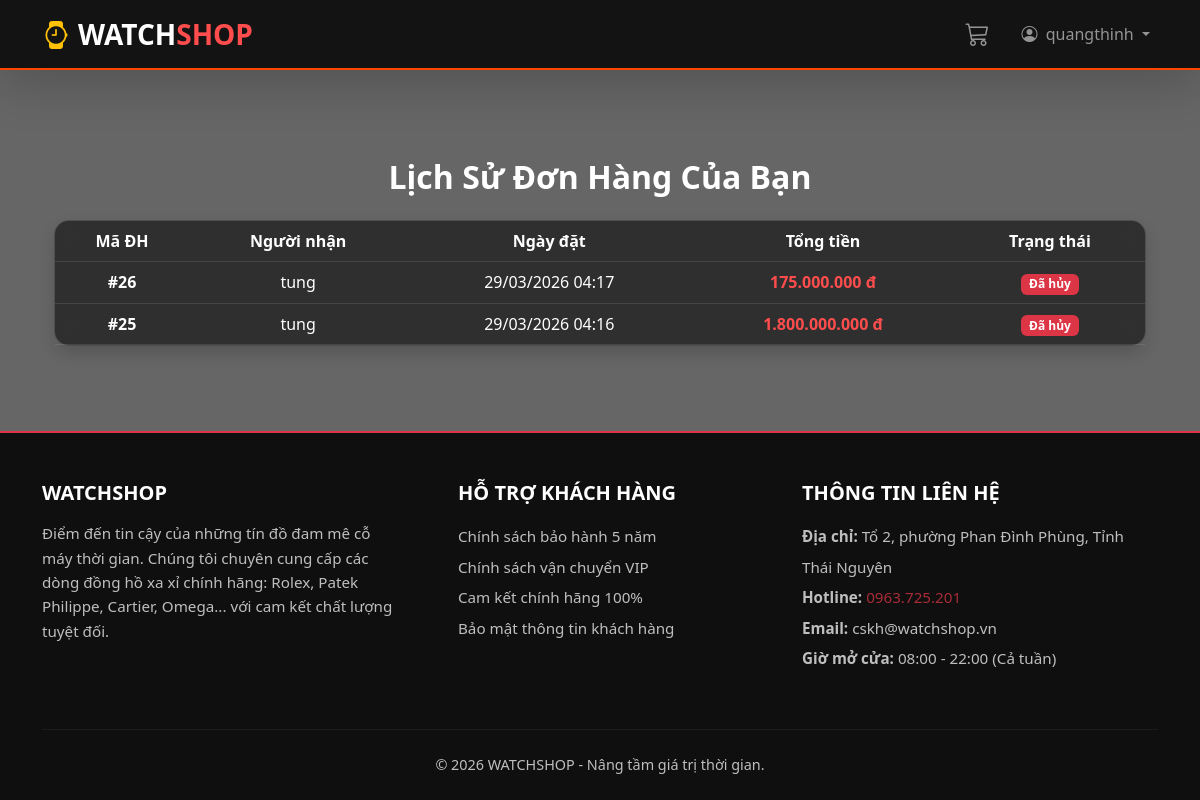
Page /history/ (signed in) on the committed database.
### products/models.py (models this page shows, shortened)
class Order(models.Model):
    STATUS_CHOICES = (
        ('Đang xử lý', 'Đang xử lý'),
        ('Chờ xác nhận CK', 'Chờ xác nhận CK'),
        ('Đã thanh toán (Thẻ)', 'Đã thanh toán (Thẻ)'),
        ('Đã xác nhận', 'Đã xác nhận'),
        ('Đang giao hàng', 'Đang giao hàng'),
        ('Hoàn thành', 'Hoàn thành'),
        ('Đã hủy', 'Đã hủy'),
    )
    fullname = models.CharField(max_length=100)
    phone = models.CharField(max_length=20)
    address = models.TextField()
    payment_method = models.CharField(max_length=50)
    total_price = models.IntegerField(default=0)
    created_at = models.DateTimeField(auto_now_add=True)
    user = models.ForeignKey(User, on_delete=models.SET_NULL, null=True, blank=True)
    status = models.CharField(max_length=50, choices=STATUS_CHOICES, default='Đang xử lý')

### products/views.py (the view)
# urls.py: path('history/', views.order_history, name='order_history'),
@login_required(login_url='login')
def order_history(request):
    orders = Order.objects.filter(user=request.user).order_by('-created_at')
    return render(request, 'order_history.html', {'orders': orders})

### products/context_processors.py (called while the page is built)
def cart_processor(request):
    cart = request.session.get('cart', {})
    cart_count = 0
    for key, value in cart.items():
        cart_count += value.get('quantity', 1)
    return {'cart_count': cart_count}

### templates/order_history.html
{% extends 'base.html' %}
{% load humanize %}
{% block content %}
<div class="container mt-5">
    <h2 class="mb-4 fw-bold text-center">Lịch Sử Đơn Hàng Của Bạn</h2>
    <div class="card shadow border-0">
        <div class="card-body p-0">
            <table class="table table-hover mb-0 text-center align-middle">
                <thead class="table-dark">
                    <tr>
                        <th>Mã ĐH</th>
                        <th>Người nhận</th>
                        <th>Ngày đặt</th>
                        <th>Tổng tiền</th>
                        <th>Trạng thái</th>
                    </tr>
                </thead>
                <tbody>
                    {% for order in orders %}
                    <tr>
                        <td class="fw-bold">#{{ order.id }}</td>
                        <td>{{ order.fullname }}</td>
                        <td>{{ order.created_at|date:"d/m/Y H:i" }}</td>
                        <td class="text-danger fw-bold">{{ order.total_price|intcomma }} đ</td>
                        <td>
                            {% if order.status == 'pending' %}
                                <span class="badge bg-warning text-dark">Đang xử lý</span>
                            {% elif order.status == 'approved' %}
                                <span class="badge bg-primary">Đã xác nhận</span>
                            {% elif order.status == 'delivering' %}
                                <span class="badge bg-info text-dark">Đang giao</span>
                            {% elif order.status == 'completed' %}
                                <span class="badge bg-success">Hoàn thành</span>
                            {% else %}
                                <span class="badge bg-danger">Đã hủy</span>
                            {% endif %}
                        </td>
                    </tr>
                    {% empty %}
                    <tr>
                        <td colspan="5" class="text-center py-4 text-muted">Bạn chưa có đơn hàng nào.</td>
                    </tr>
                    {% endfor %}
                </tbody>
            </table>
        </div>
    </div>
</div>
{% endblock %}

### templates/base.html (shortened to what this page needs)
<!DOCTYPE html>
<html lang="vi">
<head>
    <link href="https://cdn.jsdelivr.net/npm/bootstrap@5.3.0/dist/css/bootstrap.min.css" rel="stylesheet">
    <link rel="stylesheet" href="https://cdn.jsdelivr.net/npm/bootstrap-icons@1.11.1/font/bootstrap-icons.css">
</head>
<body class="d-flex flex-column">
    <nav class="navbar navbar-expand-lg navbar-dark shadow-lg sticky-top">
        <div class="container">
            <a class="navbar-brand fw-bold fs-3" href="{% url 'home' %}">
                <i class="bi bi-watch me-2 text-warning"></i>WATCH<span class="text-danger">SHOP</span>
            </a>
            <div class="collapse navbar-collapse" id="navbarNav">
                <ul class="navbar-nav ms-auto align-items-center">
                    <li class="nav-item">
                        <a class="nav-link position-relative" href="{% url 'view_cart' %}">
                           <i class="bi bi-cart3 fs-4"></i>
                        </a>
                    </li>
                    <li class="nav-item ms-3">
                        {% if user.is_authenticated %}
                            <div class="dropdown">
                                <a class="nav-link dropdown-toggle" href="#" data-bs-toggle="dropdown">
                                    <i class="bi bi-person-circle me-1"></i> {{ user.username }}
                                </a>
                            </div>
                        {% else %}
                            <a class="btn btn-outline-light btn-sm px-4 rounded-pill me-2" href="{% url 'login' %}">Đăng nhập</a>
                            <a class="btn btn-warning btn-sm px-4 rounded-pill text-dark fw-bold" href="{% url 'register' %}">Đăng ký</a>
                        {% endif %}
                    </li>
                </ul>
            </div>
        </div>
    </nav>
    <div class="container main-content flex-grow-1">
        {% block content %}
        {% endblock %}
    </div>
    <footer class="text-light pt-5 pb-4" style="background-color: #111; border-top: 2px solid #dc3545;">
        <div class="container">
            <div class="row">
                <div class="col-md-4 mb-4">
                    <h5 class="text-uppercase fw-bold mb-3" style="color: #dc3545;">WATCHSHOP</h5>
                    <p class="opacity-75" style="font-size: 0.95rem; line-height: 1.6;">
                        Điểm đến tin cậy của những tín đồ đam mê cỗ máy thời gian. Chúng tôi chuyên cung cấp các dòng đồng hồ xa xỉ chính hãng: Rolex, Patek Philippe, Cartier, Omega... với cam kết chất lượng tuyệt đối.
                    </p>
                </div>
                <div class="col-md-4 mb-4 ps-md-5">
                    <h5 class="text-uppercase fw-bold text-white mb-3">Hỗ trợ khách hàng</h5>
                    <ul class="list-unstyled opacity-75" style="font-size: 0.95rem; line-height: 2;">
                        <li><a href="#" class="text-light text-decoration-none">Chính sách bảo hành 5 năm</a></li>
                        <li><a href="#" class="text-light text-decoration-none">Chính sách vận chuyển VIP</a></li>
                        <li><a href="#" class="text-light text-decoration-none">Cam kết chính hãng 100%</a></li>
                        <li><a href="#" class="text-light text-decoration-none">Bảo mật thông tin khách hàng</a></li>
                    </ul>
                </div>
                <div class="col-md-4 mb-4">
                    <h5 class="text-uppercase fw-bold text-white mb-3">Thông tin liên hệ</h5>
                    <ul class="list-unstyled opacity-75" style="font-size: 0.95rem; line-height: 2;">
                        <li><strong>Địa chỉ:</strong> Tổ 2, phường Phan Đình Phùng, Tỉnh Thái Nguyên</li>
                        <li><strong>Hotline:</strong> <span style="color: #dc3545;">0963.725.201</span></li>
                        <li><strong>Email:</strong> cskh@watchshop.vn</li>
                        <li><strong>Giờ mở cửa:</strong> 08:00 - 22:00 (Cả tuần)</li>
                    </ul>
                </div>
            </div>
            <hr class="mb-4" style="border-color: #444;">
            <div class="row align-items-center">
                <div class="col-12 text-center opacity-75">
                    <p class="mb-0" style="font-size: 0.9rem;">&copy; 2026 WATCHSHOP - Nâng tầm giá trị thời gian.</p>
                </div>
            </div>
        </div>
    </footer>
</body>
</html>

### templates/base.html (style rules this page uses)
body { background-image: url('https://png.pngtree.com/background/20210711/original/pngtree-classic-quartz-watch-big-black-banner-picture-image_1125227.jpg'); background-attachment: fixed; background-size: cover; background-position: center; background-repeat: no-repeat; margin: 0; padding: 0; min-height: 100vh; position: relative; color: #ffffff; }
body::before { content: ""; position: fixed; top: 0; left: 0; width: 100%; height: 100%; background-color: rgba(0, 0, 0, 0.6); z-index: -1; }
h1, h2, h3, h4, h5, h6 { color: #ffffff !important; text-shadow: none !important; }
.card, .list-group-item { background: rgba(30, 30, 30, 0.75) !important; backdrop-filter: blur(10px) saturate(180%); -webkit-backdrop-filter: blur(10px) saturate(180%); border: 1px solid rgba(255, 255, 255, 0.15) !important; border-radius: 15px; color: #ffffff !important; }
.card p, .card span, .card div, .card label { color: #ffffff; }
.card .text-danger, .text-danger { color: #ff4d4d !important; font-weight: bold; text-shadow: none !important; }
.table { color: #ffffff !important; }
.table th, .table td { background-color: transparent !important; border-bottom: 1px solid rgba(255, 255, 255, 0.1) !important; color: #ffffff !important; }
.table thead th, .table-light th, .bg-light, .bg-white { background-color: transparent !important; color: #ffffff !important; }
.navbar { background: rgba(15, 15, 15, 0.95) !important; backdrop-filter: blur(10px); border-bottom: 2px solid #ff4500; }
.main-content { padding-top: 40px; padding-bottom: 60px; }
footer { background: rgba(0, 0, 0, 0.85) !important; border-top: 1px solid rgba(255, 255, 255, 0.1); }

### rows in the picture
Order: id "26", fullname "tung", created_at "29/03/2026 04:17", total_price "175.000.000", status "Đã hủy"
Order: id "25", fullname "tung", created_at "29/03/2026 04:16", total_price "1.800.000.000", status "Đã hủy"

### other values in the picture
{{ user.username }} "quangthinh"
